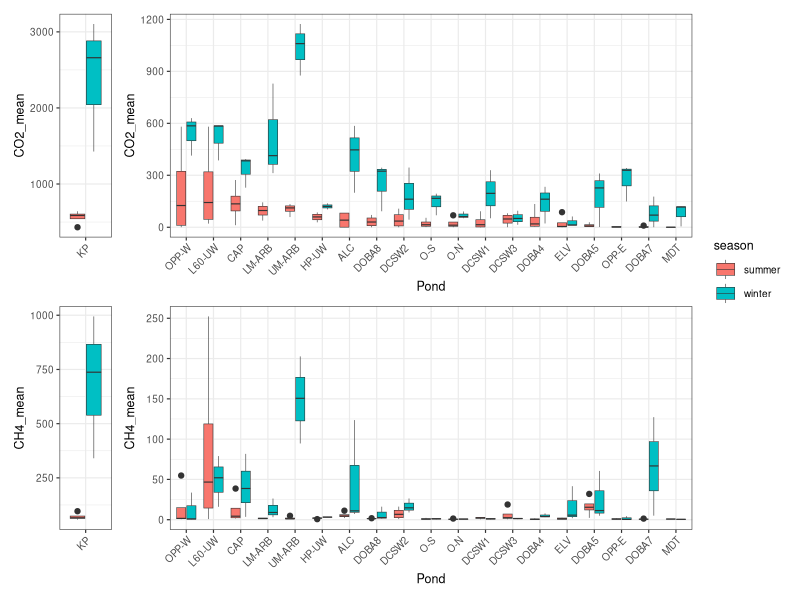
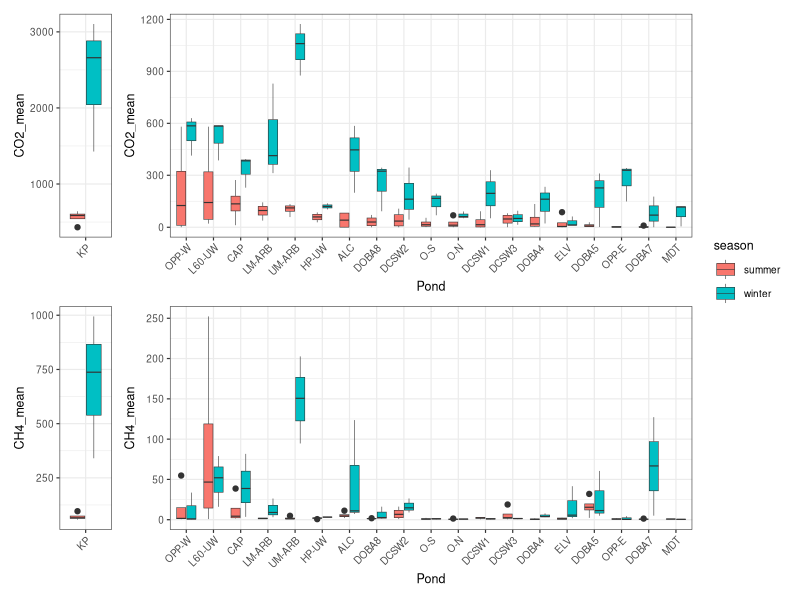

Write the R code that produced these figures, in order.

library(tidyverse)
library(forcats)
library(patchwork)

# Load data
ponds<- read_csv("data/ancillary/update_data.csv")

# Remove kettle 
df = ponds |> select(pond, DATE, season, CO2_mean, CH4_mean) |> 
  mutate(pond = as.factor(pond)) |> 
  arrange(CH4_mean) |> 
  filter(pond != 'KP')

p1 = ggplot(df, aes(x = fct_reorder(pond, CO2_mean, .desc = TRUE), y = CO2_mean, fill = season)) +
  geom_boxplot(linewidth = 0.2) +
  xlab('Pond') +
  theme_bw(base_size = 9) +
  theme(axis.text.x = element_text(angle = 45, vjust = 1, hjust=1))

p2 = ggplot(df, aes(x = fct_reorder(pond, CO2_mean, .desc = TRUE), y = CH4_mean, fill = season)) +
  geom_boxplot(linewidth = 0.2) +
  xlab('Pond') +
  theme_bw(base_size = 9) +
  theme(axis.text.x = element_text(angle = 45, vjust = 1, hjust=1))
# only kettle
df = ponds |> select(pond, DATE, season, CO2_mean, CH4_mean) |> 
  mutate(pond = as.factor(pond)) |> 
  arrange(CH4_mean) |> 
  filter(pond == 'KP') 

p3 = ggplot(df, aes(x = fct_reorder(pond, CO2_mean, .desc = TRUE), y = CO2_mean, fill = season)) +
  geom_boxplot(linewidth = 0.2) +
  xlab('') +
  theme_bw(base_size = 9) +
  theme(axis.text.x = element_text(angle = 45, vjust = 1, hjust=1))

p4 = ggplot(df, aes(x = fct_reorder(pond, CO2_mean, .desc = TRUE), y = CH4_mean, fill = season)) +
  geom_boxplot(linewidth = 0.2) +
  xlab('') +
  theme_bw(base_size = 9) +
  theme(axis.text.x = element_text(angle = 45, vjust = 1, hjust=1))

# join plots
p3 + p1 + p4 + p2 + 
  plot_layout(widths = c(0.5, 5), guides = 'collect')

ggsave('figures/GHG.png', width = 6, height = 4, dpi = 500)

